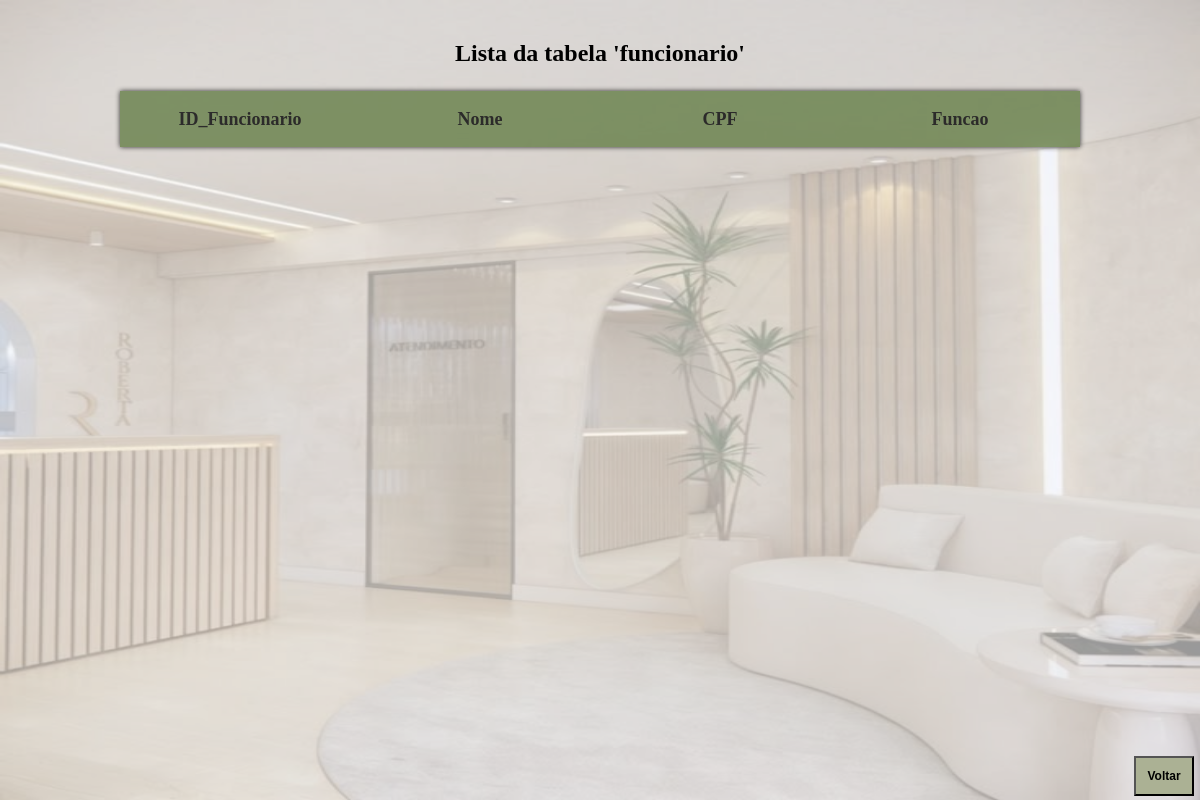
/AcessoBD/funcionario/Listar.php, run on an earlier commit of the app's database.
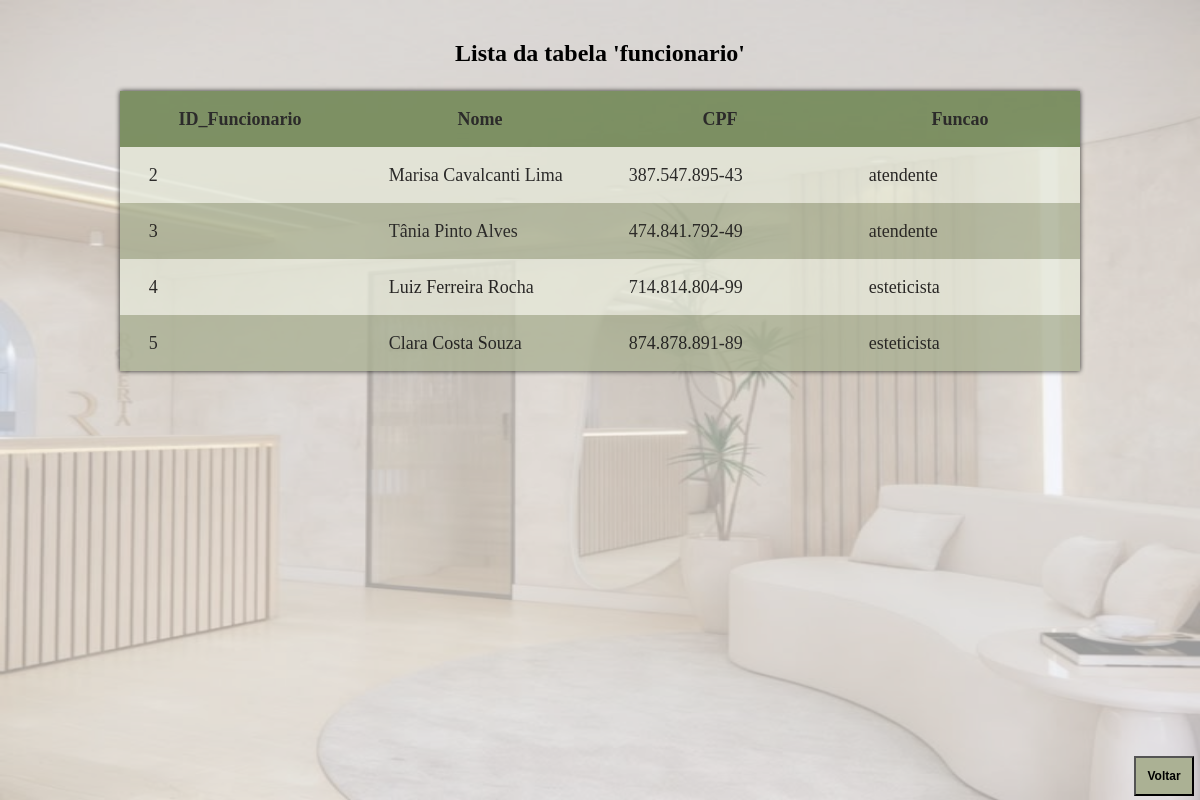
And on a later commit of the database.
### tables this page shows
CREATE TABLE `funcionario` (
  `ID_Funcionario` int(11) NOT NULL,
  `Nome` varchar(100) NOT NULL,
  `CPF` varchar(14) NOT NULL,
  `ID_funcao` int(11) NOT NULL
);

CREATE TABLE `funcao` (
  `ID_funcao` int(11) NOT NULL,
  `Tipo` varchar(30) NOT NULL
);

### AcessoBD/funcionario/Funcionario.php (called while the page is built, shortened)
<?php
    class Funcionario
    {
        function listar()
        {
            try
            {
                $this->conn = new Conectar();
                $sql = $this->conn->query("select * from funcionario order by ID_Funcionario");
                $sql->execute();
                return $sql->fetchAll();
            }
            catch(PDOException $exc)
            {
                echo "Erro ao executar consulta. " . $exc->getMessage();
            }
        }
    }
?>

### AcessoBD/funcionario/Funcao.php (called while the page is built, shortened)
<?php
    class Funcao
    {
        function listar2($idfun)
        {
            try
            {
                $this->conn = new Conectar();
                $sql = $this->conn->query("select * from funcao where id_funcao = $idfun");
                $sql->execute();
                $result = $sql->fetchColumn(1);
                return $result;
            }
            catch(PDOException $exc)
            {
                echo "Erro ao executar consulta. " . $exc->getMessage();
            }
        }
    }
?>

### AcessoBD/funcionario/Listar.php (the view, shortened to what this page needs)
<!DOCTYPE html>
<html lang="en">
<head>
    <link rel="stylesheet" type="text/css" href="CSS/Listar.css">
</head>
<body>
    <main>
        <?php
            $pos = 0;
            include_once 'Funcionario.php';
            $p = new Funcionario();
            $pro_bd=$p->listar();
        ?>
        <?php
            include_once 'Funcao.php';
            $p2 = new Funcao();
        ?>
        <p>Lista da tabela 'funcionario'<p>
        <table>
            <tr class="cap">
                <th>ID_Funcionario</th>
                <th>Nome</th>
                <th>CPF</th>
                <th>Funcao</th>
            </tr>
        <?php
            foreach($pro_bd as $pro_mostrar)
            {
                $pos = $pos + 1;
                if($pos % 2 == 1){
                    echo "<tr class='par'>";
                }
                else{
                    echo "<tr class='impar'>";
                }
                echo "<td> $pro_mostrar[0] </td>";
                echo "<td> $pro_mostrar[1] </td>";
                echo "<td> $pro_mostrar[2] </td>";
                echo "<td>".$p2->listar2($pro_mostrar[3])."</td>";
                echo "</tr>";
            }
        ?>
        </table>
    </main>
    <form action="../../menu/index.htm">
        <input type="submit" value="Voltar">
    </form>
    <div class="fundo"></div>
</body>
</html>

### AcessoBD/funcionario/CSS/Listar.css (style rules this page uses)
body { padding: 0; margin: 0; width: 100vw; overflow-x: hidden; }
.fundo { position: fixed; top: 0; bottom: 0; width: 100vw; height: 100vh; background-image: url('../../../img/clientesfundo.jpeg'); background-size: 100% 100%; background-repeat: no-repeat; z-index: -1; opacity: 40%; }
main { margin-top: 5vh; }
p { text-align: center; font-weight: bold; font-size: 2vw; }
table { box-shadow: 0 0 5px black; margin: auto; width: 80vw; border-collapse: collapse; font-size: 1.5vw; opacity: 80%; color: rgb(0, 0, 0); margin-bottom: 4vh; }
th { width: 25%; }
td { padding-left: 3%; }
tr { height: 7vh; }
.cap { background-color: #667f48; }
.par { background-color: rgb(228, 231, 216); }
.impar { background-color: #abb194; }
form { position: fixed; bottom: 0.5vh; right: 0.5vw; height: 5vh; width: 5vw; }
input { height: 100%; width: 100%; background-color: #abb194; color: rgb(0, 0, 0); font-weight: bold; font-size: 1vw; }

What changed in the data, as far as the page shows it:
added funcionario: ID_Funcionario "2", Nome "Marisa Cavalcanti Lima", CPF "387.547.895-43", ID_funcao.Tipo "atendente"
added funcionario: ID_Funcionario "3", Nome "Tânia Pinto Alves", CPF "474.841.792-49", ID_funcao.Tipo "atendente"
added funcionario: ID_Funcionario "4", Nome "Luiz Ferreira Rocha", CPF "714.814.804-99", ID_funcao.Tipo "esteticista"
added funcionario: ID_Funcionario "5", Nome "Clara Costa Souza", CPF "874.878.891-89", ID_funcao.Tipo "esteticista"
